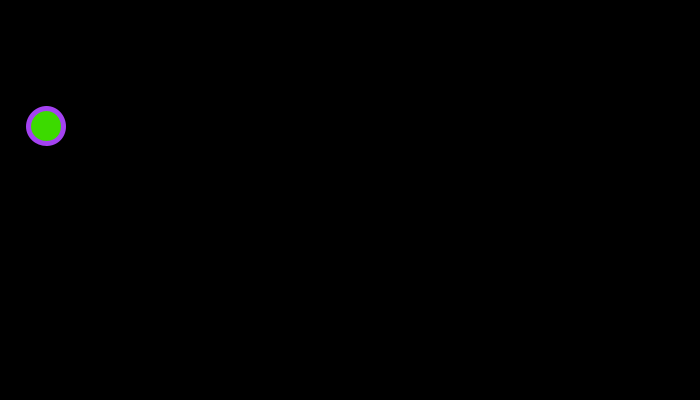
Frame 1 (no input)
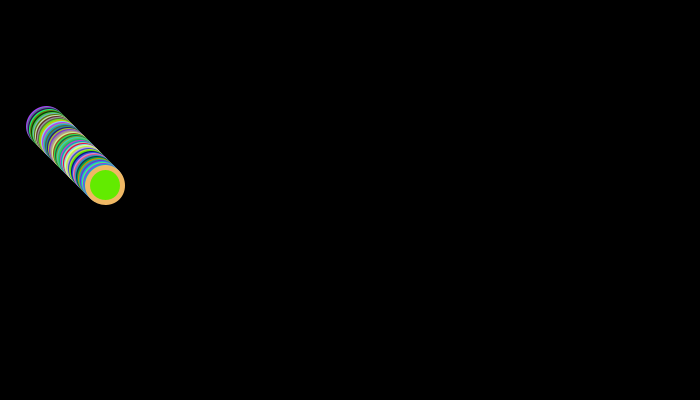
Frame 60 (the mouse pressed at the canvas centre just before this capture)
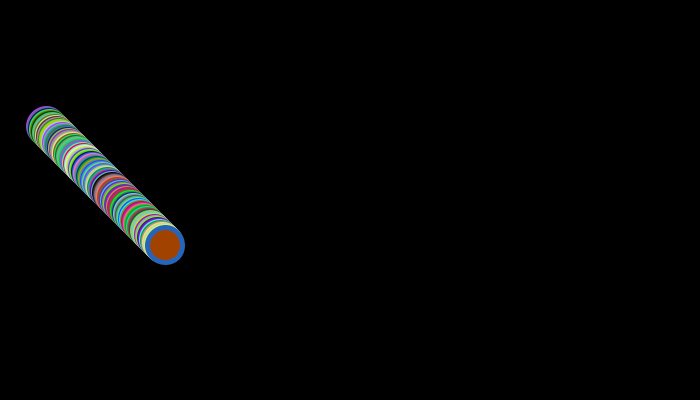
Frame 120 (the mouse held since frame 60 and released just before this capture)

The Processing sketch that drew these frames (run headless with seeded random() and noise(); from frame 60 on, the mouse is pressed at the canvas centre):

// Processing sketch: processing_45599
// ── processing_45599.pde

int x;
int directionX;
int y;
int directionY;

void setup(){
size (700,400);
smooth();
background(0);
x = 45;
directionX = 1;
y = 125;
directionY = 1;
}


void draw(){
  x += directionX;
  y += directionY;
 stroke(random(255), random (255), random (255));
 strokeWeight(5);
 fill(random(255), random (255), random (0));
  
  ellipse(x,y,35,35);
  
if(y > 400)
  directionY=-1;
 
if(y< 1)
  directionY=1; 
if(x>700)
  directionX=-1;
if(x<1)
  directionX=1;
 
}
  
